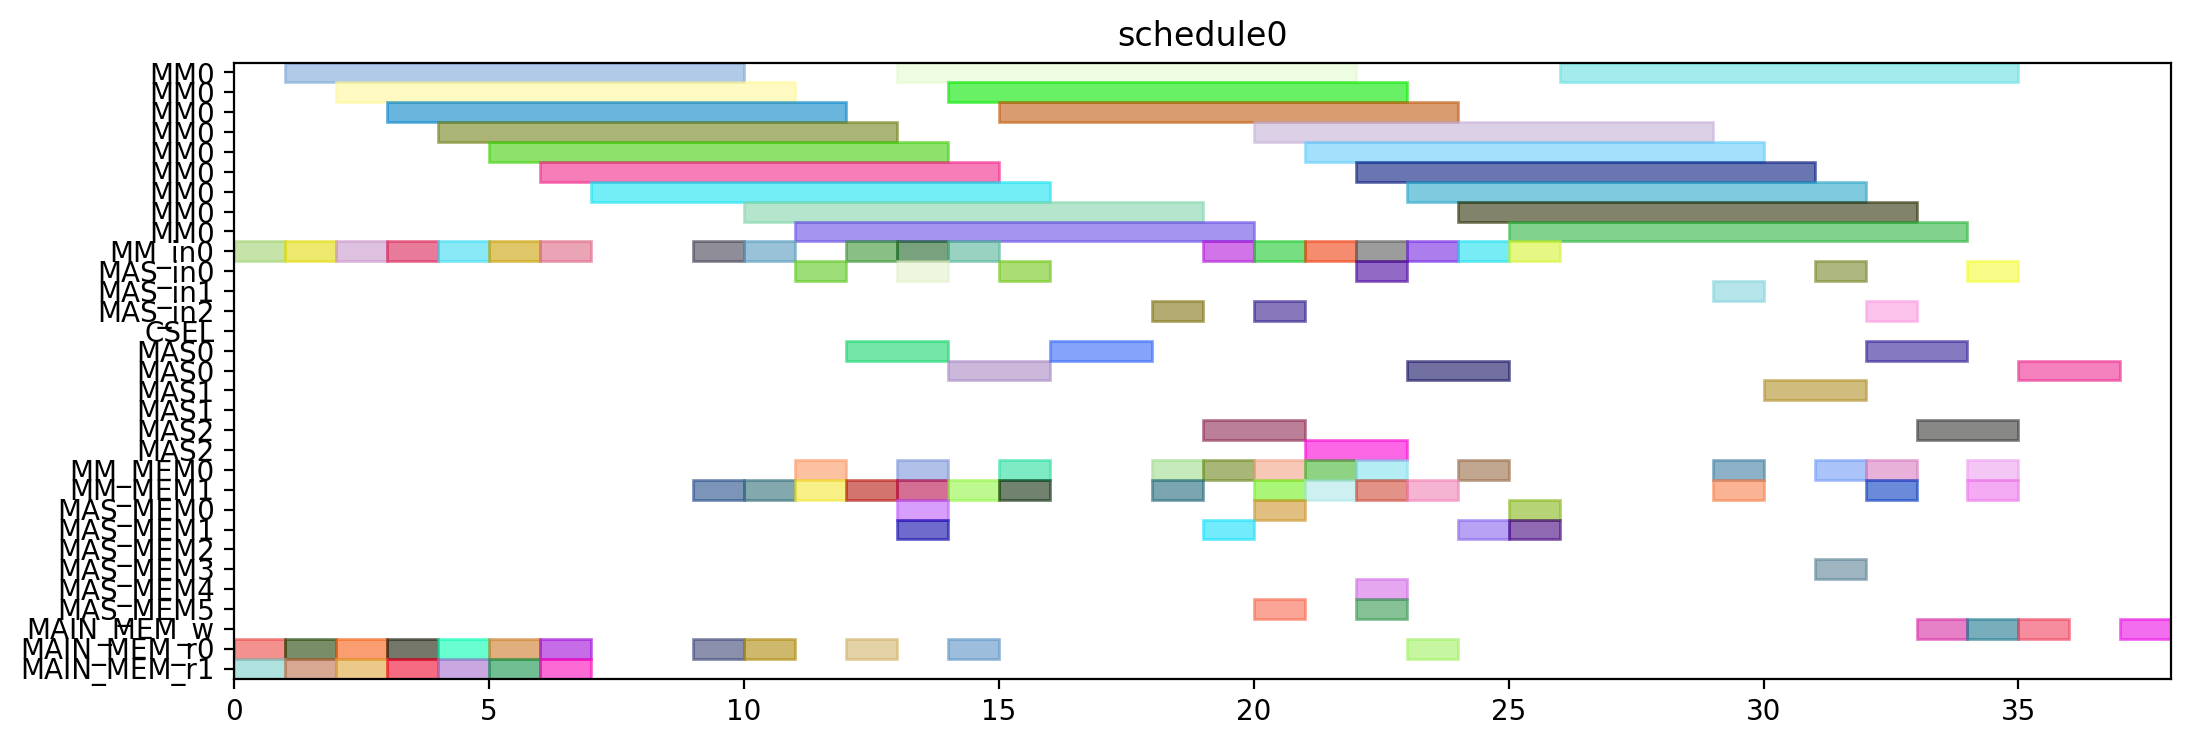

Here is the Python script that generated this plot:
from pyschedule import Scenario, solvers, plotters, alt


def solve():
	horizon = 120
	S = Scenario("schedule0", horizon=horizon)

	# resource
	MM = S.Resources('MM', num=1, size=9)
	MM_in = S.Resources('MM_in', num=1)
	MAS_in = S.Resources('MAS_in', num=3)
	CSEL = S.Resource('CSEL')
	MAS = S.Resources('MAS', num=3, size=2, periods=range(1, horizon))
	MM_MEM = S.Resources('MM_MEM', num=2)
	MAS_MEM = S.Resources('MAS_MEM', num=6)
	MAIN_MEM_w = S.Resource('MAIN_MEM_w', size=1)
	MAIN_MEM_r = S.Resources('MAIN_MEM_r', num=2)

	# result of previous scheduling

	# new tasks
	T1 = S.Task('T1', length=9, delay_cost=1)
	T1 += alt(MM)
	T1_in = S.Task('T1_in', length=1, delay_cost=1)
	T1_in += alt(MM_in)
	S += T1_in*MM_in[0]<=T1*MM[0]
	T1_mem0 = S.Task('T1_mem0', length=1, delay_cost=1)
	T1_mem0 += MAIN_MEM_r[0]
	S += T1_mem0 <= T1

	T1_mem1 = S.Task('T1_mem1', length=1, delay_cost=1)
	T1_mem1 += MAIN_MEM_r[1]
	S += T1_mem1 <= T1

	T2 = S.Task('T2', length=9, delay_cost=1)
	T2 += alt(MM)
	T2_in = S.Task('T2_in', length=1, delay_cost=1)
	T2_in += alt(MM_in)
	S += T2_in*MM_in[0]<=T2*MM[0]
	T2_mem0 = S.Task('T2_mem0', length=1, delay_cost=1)
	T2_mem0 += MAIN_MEM_r[0]
	S += T2_mem0 <= T2

	T2_mem1 = S.Task('T2_mem1', length=1, delay_cost=1)
	T2_mem1 += MAIN_MEM_r[1]
	S += T2_mem1 <= T2

	T3 = S.Task('T3', length=9, delay_cost=1)
	T3 += alt(MM)
	T3_in = S.Task('T3_in', length=1, delay_cost=1)
	T3_in += alt(MM_in)
	S += T3_in*MM_in[0]<=T3*MM[0]
	T3_mem0 = S.Task('T3_mem0', length=1, delay_cost=1)
	T3_mem0 += MAIN_MEM_r[0]
	S += T3_mem0 <= T3

	T3_mem1 = S.Task('T3_mem1', length=1, delay_cost=1)
	T3_mem1 += MAIN_MEM_r[1]
	S += T3_mem1 <= T3

	T4 = S.Task('T4', length=9, delay_cost=1)
	T4 += alt(MM)
	T4_in = S.Task('T4_in', length=1, delay_cost=1)
	T4_in += alt(MM_in)
	S += T4_in*MM_in[0]<=T4*MM[0]
	T4_mem0 = S.Task('T4_mem0', length=1, delay_cost=1)
	T4_mem0 += MAIN_MEM_r[0]
	S += T4_mem0 <= T4

	T4_mem1 = S.Task('T4_mem1', length=1, delay_cost=1)
	T4_mem1 += MAIN_MEM_r[1]
	S += T4_mem1 <= T4

	T5 = S.Task('T5', length=9, delay_cost=1)
	T5 += alt(MM)
	T5_in = S.Task('T5_in', length=1, delay_cost=1)
	T5_in += alt(MM_in)
	S += T5_in*MM_in[0]<=T5*MM[0]
	T5_mem0 = S.Task('T5_mem0', length=1, delay_cost=1)
	T5_mem0 += MAIN_MEM_r[0]
	S += T5_mem0 <= T5

	T5_mem1 = S.Task('T5_mem1', length=1, delay_cost=1)
	T5_mem1 += MAIN_MEM_r[1]
	S += T5_mem1 <= T5

	T6 = S.Task('T6', length=9, delay_cost=1)
	T6 += alt(MM)
	T6_in = S.Task('T6_in', length=1, delay_cost=1)
	T6_in += alt(MM_in)
	S += T6_in*MM_in[0]<=T6*MM[0]
	T6_mem0 = S.Task('T6_mem0', length=1, delay_cost=1)
	T6_mem0 += MAIN_MEM_r[0]
	S += T6_mem0 <= T6

	T6_mem1 = S.Task('T6_mem1', length=1, delay_cost=1)
	T6_mem1 += MAIN_MEM_r[1]
	S += T6_mem1 <= T6

	T7 = S.Task('T7', length=9, delay_cost=1)
	T7 += alt(MM)
	T7_in = S.Task('T7_in', length=1, delay_cost=1)
	T7_in += alt(MM_in)
	S += T7_in*MM_in[0]<=T7*MM[0]
	T7_mem0 = S.Task('T7_mem0', length=1, delay_cost=1)
	T7_mem0 += MAIN_MEM_r[0]
	S += T7_mem0 <= T7

	T7_mem1 = S.Task('T7_mem1', length=1, delay_cost=1)
	T7_mem1 += MAIN_MEM_r[1]
	S += T7_mem1 <= T7

	T8 = S.Task('T8', length=9, delay_cost=1)
	T8 += alt(MM)
	T8_in = S.Task('T8_in', length=1, delay_cost=1)
	T8_in += alt(MM_in)
	S += T8_in*MM_in[0]<=T8*MM[0]
	T8_mem0 = S.Task('T8_mem0', length=1, delay_cost=1)
	T8_mem0 += MAIN_MEM_r[0]
	S += T8_mem0 <= T8

	T8_mem1 = S.Task('T8_mem1', length=1, delay_cost=1)
	T8_mem1 += alt(MM_MEM)
	S += (T1*MM[0])-1 < T8_mem1*MM_MEM[1]
	S += T8_mem1 <= T8

	T9 = S.Task('T9', length=9, delay_cost=1)
	T9 += alt(MM)
	T9_in = S.Task('T9_in', length=1, delay_cost=1)
	T9_in += alt(MM_in)
	S += T9_in*MM_in[0]<=T9*MM[0]
	T9_mem0 = S.Task('T9_mem0', length=1, delay_cost=1)
	T9_mem0 += MAIN_MEM_r[0]
	S += T9_mem0 <= T9

	T9_mem1 = S.Task('T9_mem1', length=1, delay_cost=1)
	T9_mem1 += alt(MM_MEM)
	S += (T1*MM[0])-1 < T9_mem1*MM_MEM[1]
	S += T9_mem1 <= T9

	T10 = S.Task('T10', length=9, delay_cost=1)
	T10 += alt(MM)
	T10_in = S.Task('T10_in', length=1, delay_cost=1)
	T10_in += alt(MM_in)
	S += T10_in*MM_in[0]<=T10*MM[0]
	T10_mem0 = S.Task('T10_mem0', length=1, delay_cost=1)
	T10_mem0 += MAIN_MEM_r[0]
	S += T10_mem0 <= T10

	T10_mem1 = S.Task('T10_mem1', length=1, delay_cost=1)
	T10_mem1 += alt(MM_MEM)
	S += (T3*MM[0])-1 < T10_mem1*MM_MEM[1]
	S += T10_mem1 <= T10

	T11 = S.Task('T11', length=9, delay_cost=1)
	T11 += alt(MM)
	T11_in = S.Task('T11_in', length=1, delay_cost=1)
	T11_in += alt(MM_in)
	S += T11_in*MM_in[0]<=T11*MM[0]
	T11_mem0 = S.Task('T11_mem0', length=1, delay_cost=1)
	T11_mem0 += MAIN_MEM_r[0]
	S += T11_mem0 <= T11

	T11_mem1 = S.Task('T11_mem1', length=1, delay_cost=1)
	T11_mem1 += alt(MM_MEM)
	S += (T3*MM[0])-1 < T11_mem1*MM_MEM[1]
	S += T11_mem1 <= T11

	T12 = S.Task('T12', length=2, delay_cost=1)
	T12 += alt(MAS)
	T12_in = S.Task('T12_in', length=1, delay_cost=1)
	T12_in += alt(MAS_in)
	S += T12_in*MAS_in[0]<=T12*MAS[0]

	S += T12_in*MAS_in[1]<=T12*MAS[1]

	S += T12_in*MAS_in[2]<=T12*MAS[2]

	T12_mem0 = S.Task('T12_mem0', length=1, delay_cost=1)
	T12_mem0 += alt(MM_MEM)
	S += (T4*MM[0])-1 < T12_mem0*MM_MEM[0]
	S += T12_mem0 <= T12

	T12_mem1 = S.Task('T12_mem1', length=1, delay_cost=1)
	T12_mem1 += alt(MM_MEM)
	S += (T2*MM[0])-1 < T12_mem1*MM_MEM[1]
	S += T12_mem1 <= T12

	T13 = S.Task('T13', length=2, delay_cost=1)
	T13 += alt(MAS)
	T13_in = S.Task('T13_in', length=1, delay_cost=1)
	T13_in += alt(MAS_in)
	S += T13_in*MAS_in[0]<=T13*MAS[0]

	S += T13_in*MAS_in[1]<=T13*MAS[1]

	S += T13_in*MAS_in[2]<=T13*MAS[2]

	T13_mem0 = S.Task('T13_mem0', length=1, delay_cost=1)
	T13_mem0 += alt(MM_MEM)
	S += (T4*MM[0])-1 < T13_mem0*MM_MEM[0]
	S += T13_mem0 <= T13

	T13_mem1 = S.Task('T13_mem1', length=1, delay_cost=1)
	T13_mem1 += alt(MM_MEM)
	S += (T2*MM[0])-1 < T13_mem1*MM_MEM[1]
	S += T13_mem1 <= T13

	T15 = S.Task('T15', length=2, delay_cost=1)
	T15 += alt(MAS)
	T15_in = S.Task('T15_in', length=1, delay_cost=1)
	T15_in += alt(MAS_in)
	S += T15_in*MAS_in[0]<=T15*MAS[0]

	S += T15_in*MAS_in[1]<=T15*MAS[1]

	S += T15_in*MAS_in[2]<=T15*MAS[2]

	T15_mem0 = S.Task('T15_mem0', length=1, delay_cost=1)
	T15_mem0 += alt(MM_MEM)
	S += (T7*MM[0])-1 < T15_mem0*MM_MEM[0]
	S += T15_mem0 <= T15

	T15_mem1 = S.Task('T15_mem1', length=1, delay_cost=1)
	T15_mem1 += alt(MM_MEM)
	S += (T7*MM[0])-1 < T15_mem1*MM_MEM[1]
	S += T15_mem1 <= T15

	T14 = S.Task('T14', length=9, delay_cost=1)
	T14 += alt(MM)
	T14_in = S.Task('T14_in', length=1, delay_cost=1)
	T14_in += alt(MM_in)
	S += T14_in*MM_in[0]<=T14*MM[0]
	T14_mem0 = S.Task('T14_mem0', length=1, delay_cost=1)
	T14_mem0 += alt(MAS_MEM)
	S += (T13*MAS[0])-1 < T14_mem0*MAS_MEM[0]
	S += (T13*MAS[1])-1 < T14_mem0*MAS_MEM[2]
	S += (T13*MAS[2])-1 < T14_mem0*MAS_MEM[4]
	S += T14_mem0 <= T14

	T14_mem1 = S.Task('T14_mem1', length=1, delay_cost=1)
	T14_mem1 += alt(MAS_MEM)
	S += (T13*MAS[0])-1 < T14_mem1*MAS_MEM[1]
	S += (T13*MAS[1])-1 < T14_mem1*MAS_MEM[3]
	S += (T13*MAS[2])-1 < T14_mem1*MAS_MEM[5]
	S += T14_mem1 <= T14

	T16 = S.Task('T16', length=9, delay_cost=1)
	T16 += alt(MM)
	T16_in = S.Task('T16_in', length=1, delay_cost=1)
	T16_in += alt(MM_in)
	S += T16_in*MM_in[0]<=T16*MM[0]
	T16_mem0 = S.Task('T16_mem0', length=1, delay_cost=1)
	T16_mem0 += alt(MM_MEM)
	S += (T1*MM[0])-1 < T16_mem0*MM_MEM[0]
	S += T16_mem0 <= T16

	T16_mem1 = S.Task('T16_mem1', length=1, delay_cost=1)
	T16_mem1 += alt(MM_MEM)
	S += (T8*MM[0])-1 < T16_mem1*MM_MEM[1]
	S += T16_mem1 <= T16

	T17 = S.Task('T17', length=9, delay_cost=1)
	T17 += alt(MM)
	T17_in = S.Task('T17_in', length=1, delay_cost=1)
	T17_in += alt(MM_in)
	S += T17_in*MM_in[0]<=T17*MM[0]
	T17_mem0 = S.Task('T17_mem0', length=1, delay_cost=1)
	T17_mem0 += alt(MM_MEM)
	S += (T8*MM[0])-1 < T17_mem0*MM_MEM[0]
	S += T17_mem0 <= T17

	T17_mem1 = S.Task('T17_mem1', length=1, delay_cost=1)
	T17_mem1 += alt(MAS_MEM)
	S += (T15*MAS[0])-1 < T17_mem1*MAS_MEM[1]
	S += (T15*MAS[1])-1 < T17_mem1*MAS_MEM[3]
	S += (T15*MAS[2])-1 < T17_mem1*MAS_MEM[5]
	S += T17_mem1 <= T17

	T18 = S.Task('T18', length=2, delay_cost=1)
	T18 += alt(MAS)
	T18_in = S.Task('T18_in', length=1, delay_cost=1)
	T18_in += alt(MAS_in)
	S += T18_in*MAS_in[0]<=T18*MAS[0]

	S += T18_in*MAS_in[1]<=T18*MAS[1]

	S += T18_in*MAS_in[2]<=T18*MAS[2]

	T18_mem0 = S.Task('T18_mem0', length=1, delay_cost=1)
	T18_mem0 += alt(MM_MEM)
	S += (T5*MM[0])-1 < T18_mem0*MM_MEM[0]
	S += T18_mem0 <= T18

	T18_mem1 = S.Task('T18_mem1', length=1, delay_cost=1)
	T18_mem1 += alt(MM_MEM)
	S += (T9*MM[0])-1 < T18_mem1*MM_MEM[1]
	S += T18_mem1 <= T18

	T19 = S.Task('T19', length=2, delay_cost=1)
	T19 += alt(MAS)
	T19_in = S.Task('T19_in', length=1, delay_cost=1)
	T19_in += alt(MAS_in)
	S += T19_in*MAS_in[0]<=T19*MAS[0]

	S += T19_in*MAS_in[1]<=T19*MAS[1]

	S += T19_in*MAS_in[2]<=T19*MAS[2]

	T19_mem0 = S.Task('T19_mem0', length=1, delay_cost=1)
	T19_mem0 += alt(MM_MEM)
	S += (T5*MM[0])-1 < T19_mem0*MM_MEM[0]
	S += T19_mem0 <= T19

	T19_mem1 = S.Task('T19_mem1', length=1, delay_cost=1)
	T19_mem1 += alt(MM_MEM)
	S += (T9*MM[0])-1 < T19_mem1*MM_MEM[1]
	S += T19_mem1 <= T19

	T21 = S.Task('T21', length=2, delay_cost=1)
	T21 += alt(MAS)
	T21_in = S.Task('T21_in', length=1, delay_cost=1)
	T21_in += alt(MAS_in)
	S += T21_in*MAS_in[0]<=T21*MAS[0]

	S += T21_in*MAS_in[1]<=T21*MAS[1]

	S += T21_in*MAS_in[2]<=T21*MAS[2]

	T21_mem0 = S.Task('T21_mem0', length=1, delay_cost=1)
	T21_mem0 += alt(MM_MEM)
	S += (T6*MM[0])-1 < T21_mem0*MM_MEM[0]
	S += T21_mem0 <= T21

	T21_mem1 = S.Task('T21_mem1', length=1, delay_cost=1)
	T21_mem1 += alt(MM_MEM)
	S += (T10*MM[0])-1 < T21_mem1*MM_MEM[1]
	S += T21_mem1 <= T21

	T24 = S.Task('T24', length=9, delay_cost=1)
	T24 += alt(MM)
	T24_in = S.Task('T24_in', length=1, delay_cost=1)
	T24_in += alt(MM_in)
	S += T24_in*MM_in[0]<=T24*MM[0]
	T24_mem0 = S.Task('T24_mem0', length=1, delay_cost=1)
	T24_mem0 += alt(MM_MEM)
	S += (T11*MM[0])-1 < T24_mem0*MM_MEM[0]
	S += T24_mem0 <= T24

	T24_mem1 = S.Task('T24_mem1', length=1, delay_cost=1)
	T24_mem1 += alt(MAS_MEM)
	S += (T12*MAS[0])-1 < T24_mem1*MAS_MEM[1]
	S += (T12*MAS[1])-1 < T24_mem1*MAS_MEM[3]
	S += (T12*MAS[2])-1 < T24_mem1*MAS_MEM[5]
	S += T24_mem1 <= T24

	T20 = S.Task('T20', length=9, delay_cost=1)
	T20 += alt(MM)
	T20_in = S.Task('T20_in', length=1, delay_cost=1)
	T20_in += alt(MM_in)
	S += T20_in*MM_in[0]<=T20*MM[0]
	T20_mem0 = S.Task('T20_mem0', length=1, delay_cost=1)
	T20_mem0 += alt(MAS_MEM)
	S += (T15*MAS[0])-1 < T20_mem0*MAS_MEM[0]
	S += (T15*MAS[1])-1 < T20_mem0*MAS_MEM[2]
	S += (T15*MAS[2])-1 < T20_mem0*MAS_MEM[4]
	S += T20_mem0 <= T20

	T20_mem1 = S.Task('T20_mem1', length=1, delay_cost=1)
	T20_mem1 += alt(MAS_MEM)
	S += (T18*MAS[0])-1 < T20_mem1*MAS_MEM[1]
	S += (T18*MAS[1])-1 < T20_mem1*MAS_MEM[3]
	S += (T18*MAS[2])-1 < T20_mem1*MAS_MEM[5]
	S += T20_mem1 <= T20

	T22 = S.Task('T22', length=9, delay_cost=1)
	T22 += alt(MM)
	T22_in = S.Task('T22_in', length=1, delay_cost=1)
	T22_in += alt(MM_in)
	S += T22_in*MM_in[0]<=T22*MM[0]
	T22_mem0 = S.Task('T22_mem0', length=1, delay_cost=1)
	T22_mem0 += alt(MAS_MEM)
	S += (T21*MAS[0])-1 < T22_mem0*MAS_MEM[0]
	S += (T21*MAS[1])-1 < T22_mem0*MAS_MEM[2]
	S += (T21*MAS[2])-1 < T22_mem0*MAS_MEM[4]
	S += T22_mem0 <= T22

	T22_mem1 = S.Task('T22_mem1', length=1, delay_cost=1)
	T22_mem1 += alt(MAS_MEM)
	S += (T21*MAS[0])-1 < T22_mem1*MAS_MEM[1]
	S += (T21*MAS[1])-1 < T22_mem1*MAS_MEM[3]
	S += (T21*MAS[2])-1 < T22_mem1*MAS_MEM[5]
	S += T22_mem1 <= T22

	T23 = S.Task('T23', length=9, delay_cost=1)
	T23 += alt(MM)
	T23_in = S.Task('T23_in', length=1, delay_cost=1)
	T23_in += alt(MM_in)
	S += T23_in*MM_in[0]<=T23*MM[0]
	T23_mem0 = S.Task('T23_mem0', length=1, delay_cost=1)
	T23_mem0 += alt(MAS_MEM)
	S += (T19*MAS[0])-1 < T23_mem0*MAS_MEM[0]
	S += (T19*MAS[1])-1 < T23_mem0*MAS_MEM[2]
	S += (T19*MAS[2])-1 < T23_mem0*MAS_MEM[4]
	S += T23_mem0 <= T23

	T23_mem1 = S.Task('T23_mem1', length=1, delay_cost=1)
	T23_mem1 += alt(MAS_MEM)
	S += (T19*MAS[0])-1 < T23_mem1*MAS_MEM[1]
	S += (T19*MAS[1])-1 < T23_mem1*MAS_MEM[3]
	S += (T19*MAS[2])-1 < T23_mem1*MAS_MEM[5]
	S += T23_mem1 <= T23

	Z2_new = S.Task('Z2_new', length=9, delay_cost=1)
	Z2_new += alt(MM)
	Z2_new_in = S.Task('Z2_new_in', length=1, delay_cost=1)
	Z2_new_in += alt(MM_in)
	S += Z2_new_in*MM_in[0]<=Z2_new*MM[0]
	S += 0<Z2_new

	Z2_new_w = S.Task('Z2_new_w', length=1, delay_cost=1)
	Z2_new_w += alt(MAIN_MEM_w)
	S += Z2_new <= Z2_new_w

	Z2_new_mem0 = S.Task('Z2_new_mem0', length=1, delay_cost=1)
	Z2_new_mem0 += MAIN_MEM_r[0]
	S += Z2_new_mem0 <= Z2_new

	Z2_new_mem1 = S.Task('Z2_new_mem1', length=1, delay_cost=1)
	Z2_new_mem1 += alt(MM_MEM)
	S += (T14*MM[0])-1 < Z2_new_mem1*MM_MEM[1]
	S += Z2_new_mem1 <= Z2_new

	T25 = S.Task('T25', length=2, delay_cost=1)
	T25 += alt(MAS)
	T25_in = S.Task('T25_in', length=1, delay_cost=1)
	T25_in += alt(MAS_in)
	S += T25_in*MAS_in[0]<=T25*MAS[0]

	S += T25_in*MAS_in[1]<=T25*MAS[1]

	S += T25_in*MAS_in[2]<=T25*MAS[2]

	T25_mem0 = S.Task('T25_mem0', length=1, delay_cost=1)
	T25_mem0 += alt(MM_MEM)
	S += (T20*MM[0])-1 < T25_mem0*MM_MEM[0]
	S += T25_mem0 <= T25

	T25_mem1 = S.Task('T25_mem1', length=1, delay_cost=1)
	T25_mem1 += alt(MM_MEM)
	S += (T20*MM[0])-1 < T25_mem1*MM_MEM[1]
	S += T25_mem1 <= T25

	X2_new = S.Task('X2_new', length=2, delay_cost=1)
	X2_new += alt(MAS)
	X2_new_in = S.Task('X2_new_in', length=1, delay_cost=1)
	X2_new_in += alt(MAS_in)
	S += X2_new_in*MAS_in[0]<=X2_new*MAS[0]

	S += X2_new_in*MAS_in[1]<=X2_new*MAS[1]

	S += X2_new_in*MAS_in[2]<=X2_new*MAS[2]

	S += 0<X2_new

	X2_new_w = S.Task('X2_new_w', length=1, delay_cost=1)
	X2_new_w += alt(MAIN_MEM_w)
	S += X2_new <= X2_new_w

	X2_new_mem0 = S.Task('X2_new_mem0', length=1, delay_cost=1)
	X2_new_mem0 += alt(MM_MEM)
	S += (T22*MM[0])-1 < X2_new_mem0*MM_MEM[0]
	S += X2_new_mem0 <= X2_new

	X2_new_mem1 = S.Task('X2_new_mem1', length=1, delay_cost=1)
	X2_new_mem1 += alt(MM_MEM)
	S += (T24*MM[0])-1 < X2_new_mem1*MM_MEM[1]
	S += X2_new_mem1 <= X2_new

	X1_new = S.Task('X1_new', length=2, delay_cost=1)
	X1_new += alt(MAS)
	X1_new_in = S.Task('X1_new_in', length=1, delay_cost=1)
	X1_new_in += alt(MAS_in)
	S += X1_new_in*MAS_in[0]<=X1_new*MAS[0]

	S += X1_new_in*MAS_in[1]<=X1_new*MAS[1]

	S += X1_new_in*MAS_in[2]<=X1_new*MAS[2]

	S += 0<X1_new

	X1_new_w = S.Task('X1_new_w', length=1, delay_cost=1)
	X1_new_w += alt(MAIN_MEM_w)
	S += X1_new <= X1_new_w

	X1_new_mem0 = S.Task('X1_new_mem0', length=1, delay_cost=1)
	X1_new_mem0 += alt(MM_MEM)
	S += (T23*MM[0])-1 < X1_new_mem0*MM_MEM[0]
	S += X1_new_mem0 <= X1_new

	X1_new_mem1 = S.Task('X1_new_mem1', length=1, delay_cost=1)
	X1_new_mem1 += alt(MM_MEM)
	S += (T17*MM[0])-1 < X1_new_mem1*MM_MEM[1]
	S += X1_new_mem1 <= X1_new

	Z1_new = S.Task('Z1_new', length=2, delay_cost=1)
	Z1_new += alt(MAS)
	Z1_new_in = S.Task('Z1_new_in', length=1, delay_cost=1)
	Z1_new_in += alt(MAS_in)
	S += Z1_new_in*MAS_in[0]<=Z1_new*MAS[0]

	S += Z1_new_in*MAS_in[1]<=Z1_new*MAS[1]

	S += Z1_new_in*MAS_in[2]<=Z1_new*MAS[2]

	S += 0<Z1_new

	Z1_new_w = S.Task('Z1_new_w', length=1, delay_cost=1)
	Z1_new_w += alt(MAIN_MEM_w)
	S += Z1_new <= Z1_new_w

	Z1_new_mem0 = S.Task('Z1_new_mem0', length=1, delay_cost=1)
	Z1_new_mem0 += alt(MM_MEM)
	S += (T16*MM[0])-1 < Z1_new_mem0*MM_MEM[0]
	S += Z1_new_mem0 <= Z1_new

	Z1_new_mem1 = S.Task('Z1_new_mem1', length=1, delay_cost=1)
	Z1_new_mem1 += alt(MAS_MEM)
	S += (T25*MAS[0])-1 < Z1_new_mem1*MAS_MEM[1]
	S += (T25*MAS[1])-1 < Z1_new_mem1*MAS_MEM[3]
	S += (T25*MAS[2])-1 < Z1_new_mem1*MAS_MEM[5]
	S += Z1_new_mem1 <= Z1_new

	solvers.mip.solve(S,msg=1,kind='CPLEX',ratio_gap=1.01)

	solution = [['hoge']*len(S.solution()[1]) for i in range(len(S.solution()))]
	for i in range(len(S.solution())):
		for j in range(len(S.solution()[i])):
			solution[i][j]=str(S.solution()[i][j])
	print(solution)

	cycles = int(solution[-1][3])

	pic_file_name = "/mnt/rose/usr1/fukuda/ABE/multiRAM_multiMAS_16mux/scheduling_result/stage9MM1_stage2MAS3/EP_LADDERMUL/schedule0.png"
	if(S.solution() != []):
		plotters.matplotlib.plot(S,img_filename=pic_file_name, show_task_labels=False, fig_size=(cycles*0.25+3, 4))

	return solution
